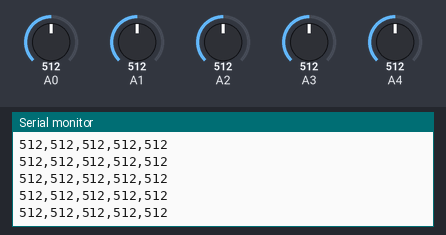
Recording of a sketch running on a simulated Arduino Uno, built with avr-gcc and run on an emulated ATmega328P. On the bench: the last lines printed to the serial monitor. The test bench sets the inputs (shaded band); at power-on: A0 = 512, A2 = 512, A1 = 512, A3 = 512, A4 = 512.

Above: at 1.2 s.
1.3 s: A0 set to 105
At 2.3 s:
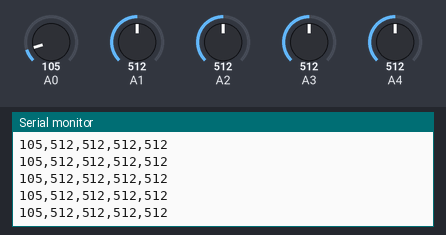
2.8 s: A0 set to 89
At 3.3 s:
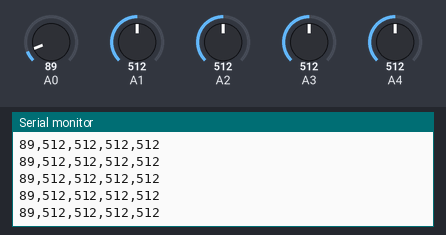
8.8 s: A2 set to 106
At 9.6 s:
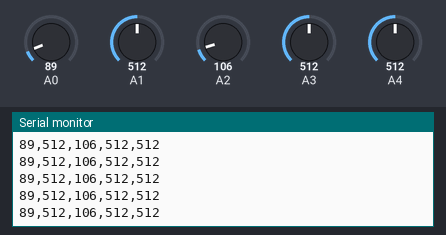
11.8 s: A2 set to 92
At 12.5 s:
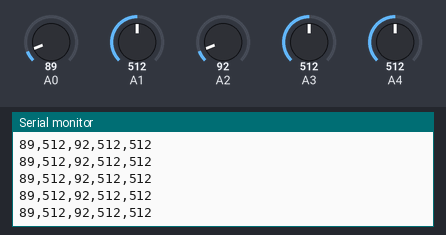
Timing chart, 0 to 14.8 s (numbered marks = the images above; inputs shaded):
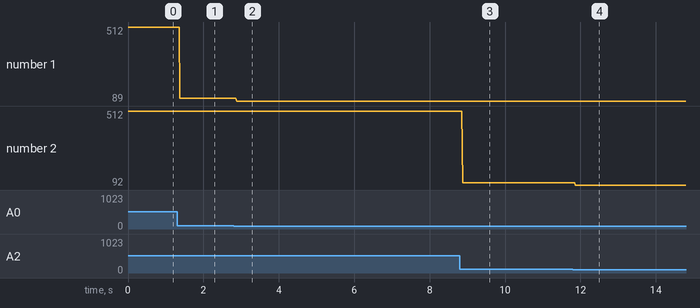

The sketch:

arduino_logger.ino
```cpp
// Collect one batch of five flex-sensor ADC readings as CSV.

const unsigned long SERIAL_BAUD = 9600;
const unsigned int SAMPLE_COUNT = 1000;

void setup() {
  Serial.begin(SERIAL_BAUD);
}

void loop() {
  for (unsigned int i = 0; i < SAMPLE_COUNT; ++i) {
    Serial.print(analogRead(A0));
    Serial.print(",");
    Serial.print(analogRead(A1));
    Serial.print(",");
    Serial.print(analogRead(A2));
    Serial.print(",");
    Serial.print(analogRead(A3));
    Serial.print(",");
    Serial.println(analogRead(A4));
  }

  // Reset board before collecting another batch.
  for (;;) {}
}
```

Measured:
- after the input at 1.3 s, the serial monitor: prints a new line after 0.08 s (image 1)
- after the input at 2.8 s, the serial monitor: prints a new line after 0.08 s (image 2)
- after the input at 8.8 s, the serial monitor: prints a new line after 0.07 s (image 3)
- after the input at 11.8 s, the serial monitor: prints a new line after 0.07 s (image 4)
- plotted number 1: 512 → 105 after the input at 1.3 s, 105 → 89 after the input at 2.8 s
- plotted number 2: 512 → 106 after the input at 8.8 s, 106 → 92 after the input at 11.8 s
